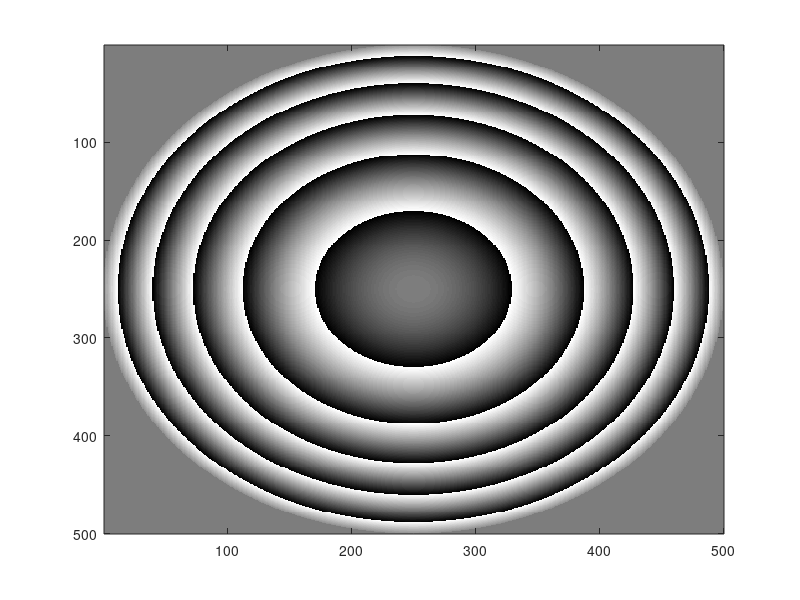

The MATLAB script that drew this image:
% Blazed FZP
clear; %Clear all memory

% Defining FZP parameters
N=500; % Matrix size
f=10000; % focal length in microns
lambda=0.632; % Wavelength in microns

% Constructing the blazed FZP
    x=1:N;
    y=1:N;
    [X,Y]=meshgrid(x,y);
    r=sqrt((X-N/2).*(X-N/2)+(Y-N/2).*(Y-N/2));
    A=exp(1i*(f-sqrt(f*f+r.*r))*(2*pi)/(0.632));
    A(r>N/2)=0;

%Observing the phase profile
colormap(gray)
imagesc(angle(A))
